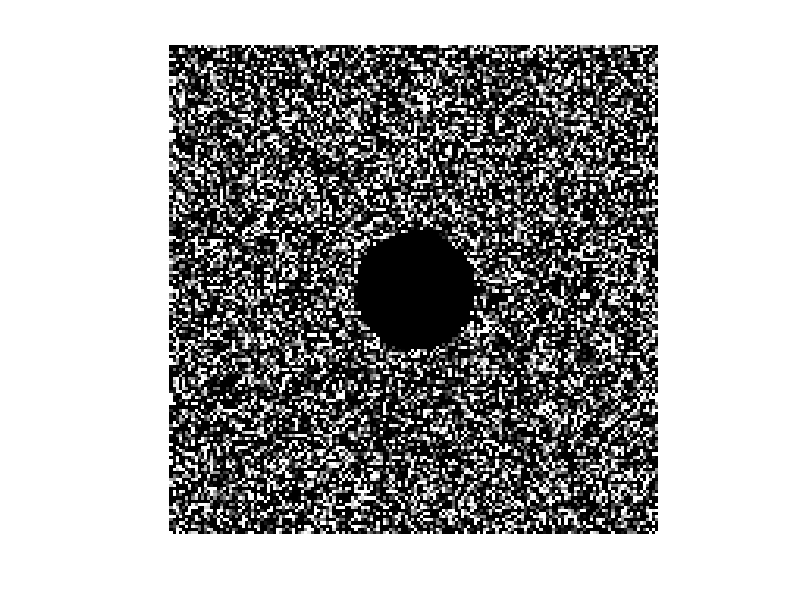
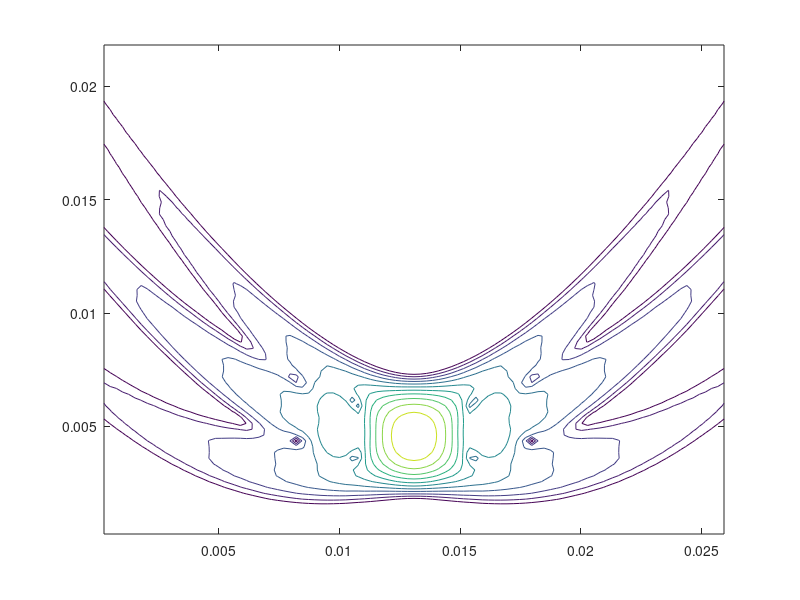

These figures' MATLAB source, in order:
%%
p = load('psf1.mat');
%%
% Contour plot
x_axis = [1:length(p.psf1(1,:))].*p.dx;
z_axis = [1:length(p.psf1(:,1))].*p.dz;
levels = [-11:0].*6.0;
env = abs(hilbert(p.psf1));
envelope = 20 * log10(env / max(env(:)));
figure(1)
contour(x_axis, z_axis, envelope, levels);

%%
p = load('psf2.mat');
%%
% Contour plot
x_axis = [1:length(p.psf2(1,:))].*p.dx;
z_axis = [1:length(p.psf2(:,1))].*p.dz;
levels = [-11:0].*6.0;
env = abs(hilbert(p.psf2));
envelope = 20 * log10(env / max(env(:)));
figure(2)
contour(x_axis, z_axis, envelope, levels);

%%
%Make scatterer map
Nz = round(40/1000/p.dz);
scatter_point_10 = round(10/1000/p.dx);
scatter_point_30 = round(30/1000/p.dx);
Nx = round(40/1000/p.dx);
Nr = round(5/1000/p.dx);
scatter_map = randn(Nz, Nx);
x = ones(Nz,1)*(-Nx/2:Nx/2-1);
z = (-Nz/2:Nz/2-1)'*ones(1,Nx);
outside = sqrt(z.^2 + x.^2) > Nr*ones(Nz, Nx);
scatter_map = scatter_map.*outside;
scatter_map(scatter_point_10, scatter_point_10) = 300.0;
scatter_map(scatter_point_10, scatter_point_30) = 300.0;
scatter_map(scatter_point_30, scatter_point_10) = 300.0;
scatter_map(scatter_point_30, scatter_point_30) = 300.0;
%%
% Add point reflectors.
%%%%%%%%%%%%%%%%%%%%%%%%%%%%%%%%%%%%%%%%%%%%%%%%%%%%%%%%%%%

plt = imshow(scatter_map);
saveas(plt, 'scatter_map.png');

%%
% Do convolution.
p = load('psf1.mat');
conv = conv2(scatter_map, p.psf1);

% Find envelope and scale to dynamic range of 60 dB.
envelope = abs(hilbert(double(conv)));
envelope = envelope /(max(max(envelope)));
envelope = 20 * log10(envelope + eps);
envelope = 127/60 * (envelope + 60);
envelope(envelope<-60)=-60;
imagesc(envelope(1:180, 50:200));
colormap gray;
axis;


%%
p_2 = load('psf2.mat');
conv = conv2(p_2.psf2, scatter_map);

% Find envelope and scale to dynamic range of 60 dB.
envelope = abs(hilbert(double(conv)));
envelope = envelope /(max(max(envelope)));
envelope = 20 * log10(envelope + eps);
envelope = 127/60 * (envelope + 60);
envelope(envelope<-60)=-60;
imagesc(envelope(1:180, 50:200));
colormap gray;
axis;
